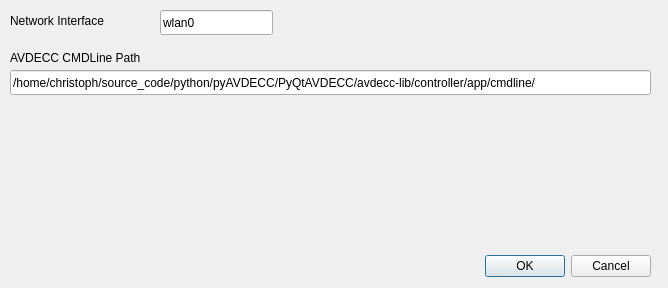
<?xml version="1.0" encoding="UTF-8"?>
<ui version="4.0">
 <class>Dialog</class>
 <widget class="QDialog" name="Dialog">
  <property name="geometry">
   <rect>
    <x>0</x>
    <y>0</y>
    <width>668</width>
    <height>288</height>
   </rect>
  </property>
  <property name="windowTitle">
   <string>Preferences</string>
  </property>
  <widget class="QDialogButtonBox" name="buttonBox">
   <property name="geometry">
    <rect>
     <x>310</x>
     <y>250</y>
     <width>341</width>
     <height>32</height>
    </rect>
   </property>
   <property name="orientation">
    <enum>Qt::Horizontal</enum>
   </property>
   <property name="standardButtons">
    <set>QDialogButtonBox::Cancel|QDialogButtonBox::Ok</set>
   </property>
  </widget>
  <widget class="QLineEdit" name="lineEdit">
   <property name="geometry">
    <rect>
     <x>160</x>
     <y>10</y>
     <width>113</width>
     <height>25</height>
    </rect>
   </property>
   <property name="text">
    <string>wlan0</string>
   </property>
  </widget>
  <widget class="QLabel" name="label">
   <property name="geometry">
    <rect>
     <x>10</x>
     <y>10</y>
     <width>111</width>
     <height>21</height>
    </rect>
   </property>
   <property name="text">
    <string>Network Interface</string>
   </property>
  </widget>
  <widget class="QLabel" name="label_2">
   <property name="geometry">
    <rect>
     <x>10</x>
     <y>50</y>
     <width>371</width>
     <height>16</height>
    </rect>
   </property>
   <property name="text">
    <string>AVDECC CMDLine Path</string>
   </property>
  </widget>
  <widget class="QLineEdit" name="lineEdit_2">
   <property name="geometry">
    <rect>
     <x>10</x>
     <y>70</y>
     <width>641</width>
     <height>25</height>
    </rect>
   </property>
   <property name="text">
    <string>/home/christoph/source_code/python/pyAVDECC/PyQtAVDECC/avdecc-lib/controller/app/cmdline/</string>
   </property>
  </widget>
 </widget>
 <resources/>
 <connections>
  <connection>
   <sender>buttonBox</sender>
   <signal>accepted()</signal>
   <receiver>Dialog</receiver>
   <slot>accept()</slot>
   <hints>
    <hint type="sourcelabel">
     <x>248</x>
     <y>254</y>
    </hint>
    <hint type="destinationlabel">
     <x>157</x>
     <y>274</y>
    </hint>
   </hints>
  </connection>
  <connection>
   <sender>buttonBox</sender>
   <signal>rejected()</signal>
   <receiver>Dialog</receiver>
   <slot>reject()</slot>
   <hints>
    <hint type="sourcelabel">
     <x>316</x>
     <y>260</y>
    </hint>
    <hint type="destinationlabel">
     <x>286</x>
     <y>274</y>
    </hint>
   </hints>
  </connection>
 </connections>
</ui>
